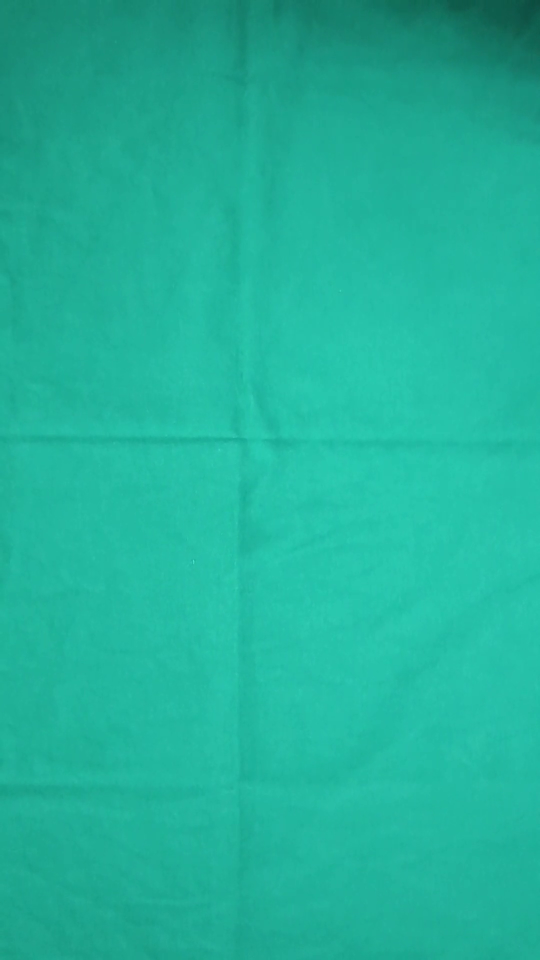
#> input picture frame 17 of video/teste.mp4, 1080 x 1920 px, given in place of video.mp4, which was not available (shown at 1/2 size)
$ python OpticalFlow.py
#> lines starting #> are read from the running program, lines starting #| are printed output that depends on the picture; pictures that were not available may be replaced by others from this repository, and a replacement may not be noted
import cv2
import numpy as np

cap = cv2.VideoCapture(r"video\video.mp4")
ret, frame1 = cap.read()
#> frame1 is the input picture: shape (1920, 1080, 3); mean B, G, R 154.7, 178.9, 33.5
prvs = cv2.cvtColor(frame1, cv2.COLOR_BGR2GRAY)
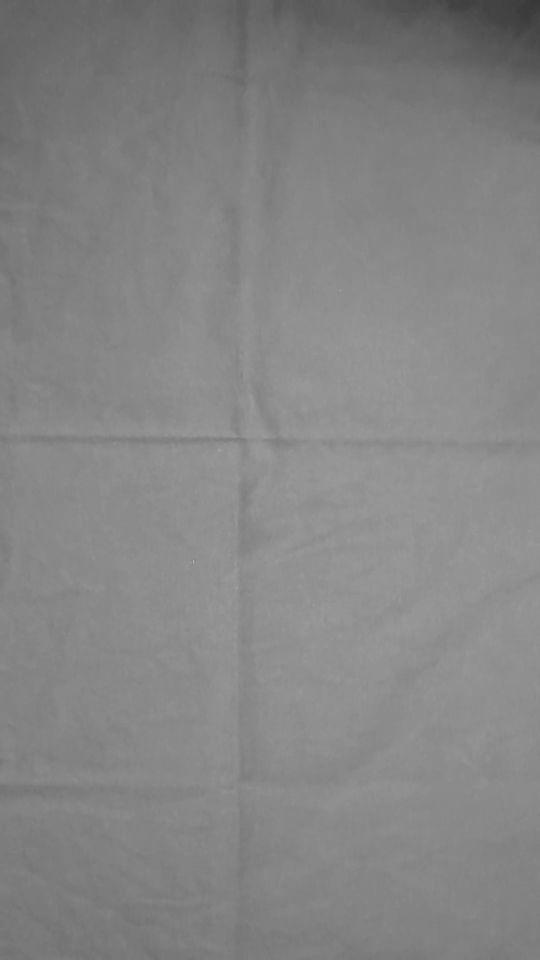
#> prvs: shape (1920, 1080) (shown at 1/2 size); min 54, max 188, mean 132.5

while cap.isOpened():
    ret, frame2 = cap.read()
    if not ret:
        break
    next = cv2.cvtColor(frame2, cv2.COLOR_BGR2GRAY)

    # Calcular o fluxo óptico usando o método de Farneback
    flow = cv2.calcOpticalFlowFarneback(prvs, next, None, 0.5, 3, 15, 3, 5, 1.2, 0)

    # Convertendo o fluxo para uma representação visual
    mag, ang = cv2.cartToPolar(flow[..., 0], flow[..., 1])
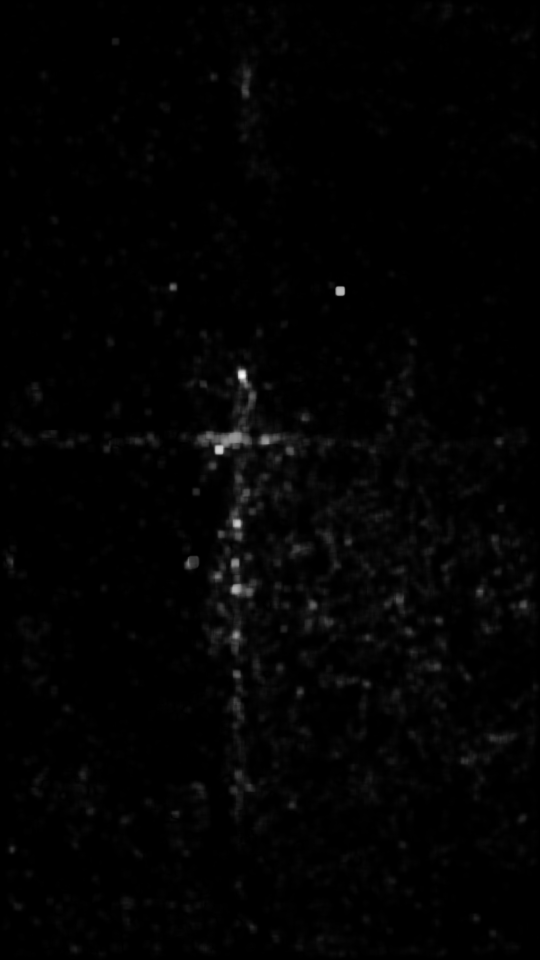
#> mag: shape (1920, 1080) float32 (shown at 1/2 size); min 2.85e-15, max 1.6, mean 0.0207; drawn with min black and max white
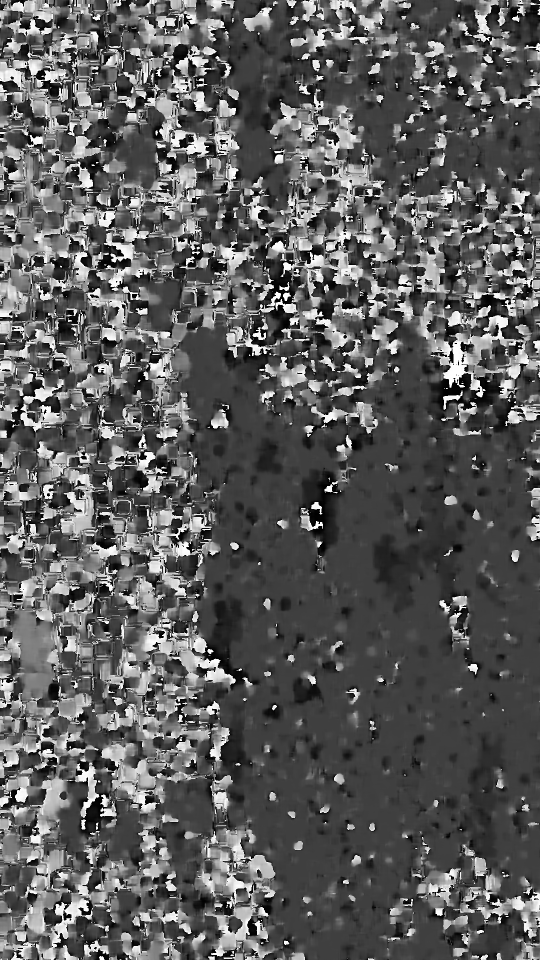
#> ang: shape (1920, 1080) float32 (shown at 1/2 size); min 1.01e-06, max 6.28, mean 2.28; drawn with min black and max white
    hsv = np.zeros_like(frame1)
    hsv[..., 1] = 255
    hsv[..., 0] = ang * 180 / np.pi / 2
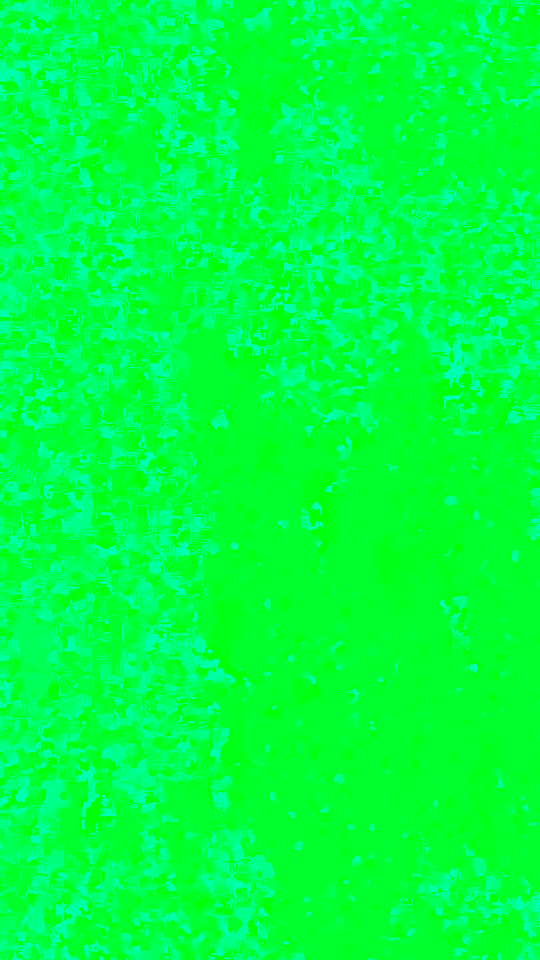
#> hsv: shape (1920, 1080, 3) (shown at 1/2 size); mean of channels 0, 1, 2 64.8, 255, 0; drawn as B, G, R
    hsv[..., 2] = cv2.normalize(mag, None, 0, 255, cv2.NORM_MINMAX)
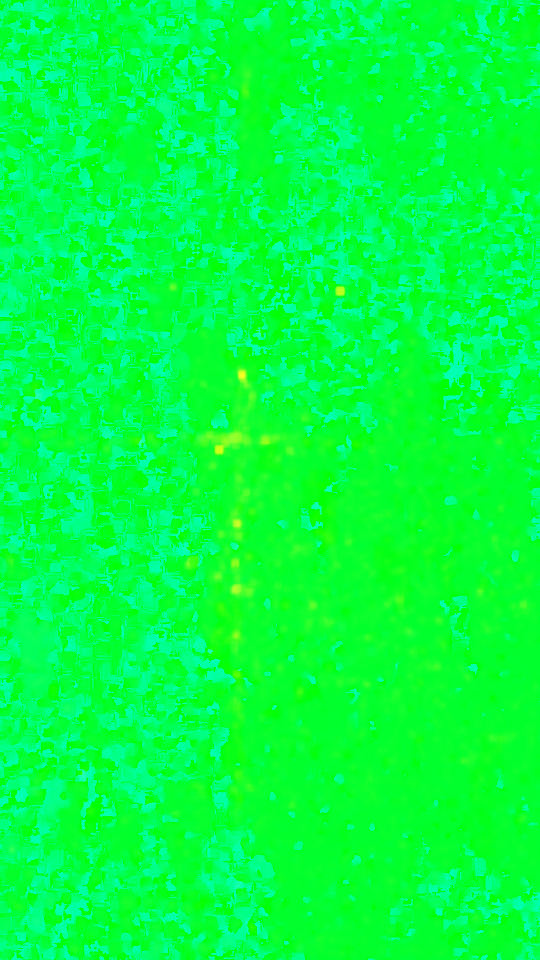
#> hsv: shape (1920, 1080, 3) (shown at 1/2 size); mean of channels 0, 1, 2 64.8, 255, 3; drawn as B, G, R
    rgb = cv2.cvtColor(hsv, cv2.COLOR_HSV2BGR)
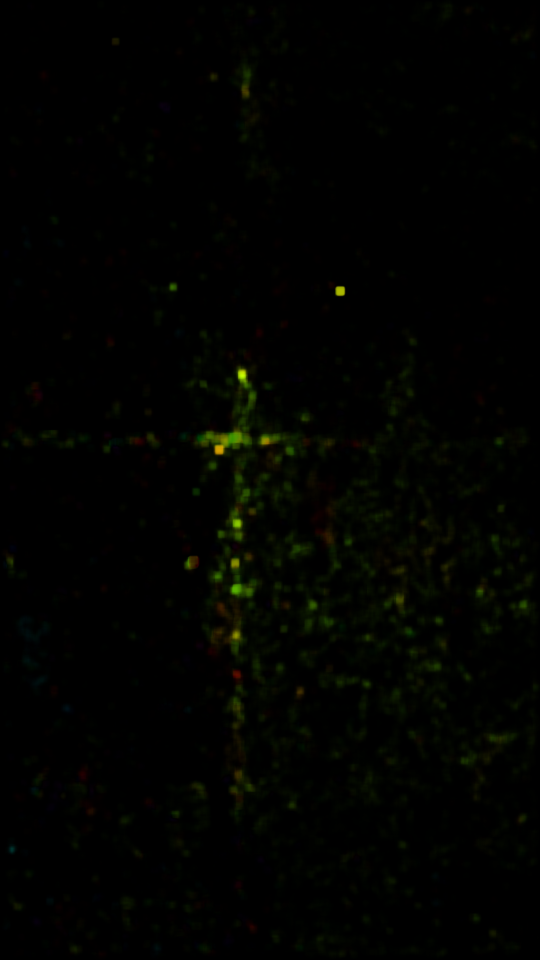
#> rgb: shape (1920, 1080, 3) (shown at 1/2 size); mean B, G, R 0.1, 2.7, 1.7

    cv2.imshow('Optical Flow', rgb)
    prvs = next

    if cv2.waitKey(30) & 0xFF == ord('q'):
#> (key q is pressed here)
        break

cap.release()
cv2.destroyAllWindows()

$ run again, starting later in the video
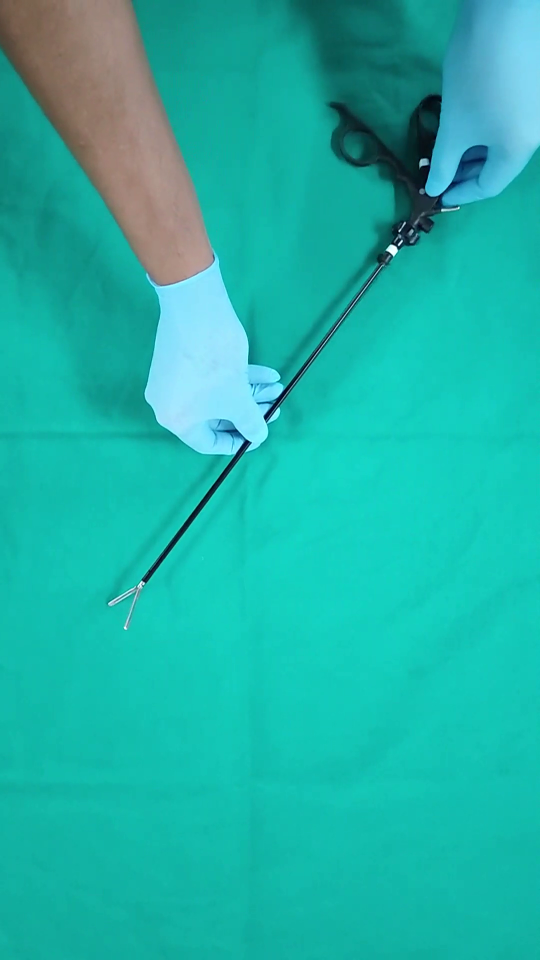
#> input picture frame 77 of video/teste.mp4, 1080 x 1920 px, given in place of video.mp4, which was not available (shown at 1/2 size)
#> frame1 is the input picture: shape (1920, 1080, 3); mean B, G, R 167.4, 178.9, 31.5
#> `hsv[..., 2] = cv2.normalize(mag, None, 0, 255, cv2.NORM_MINMAX)`:
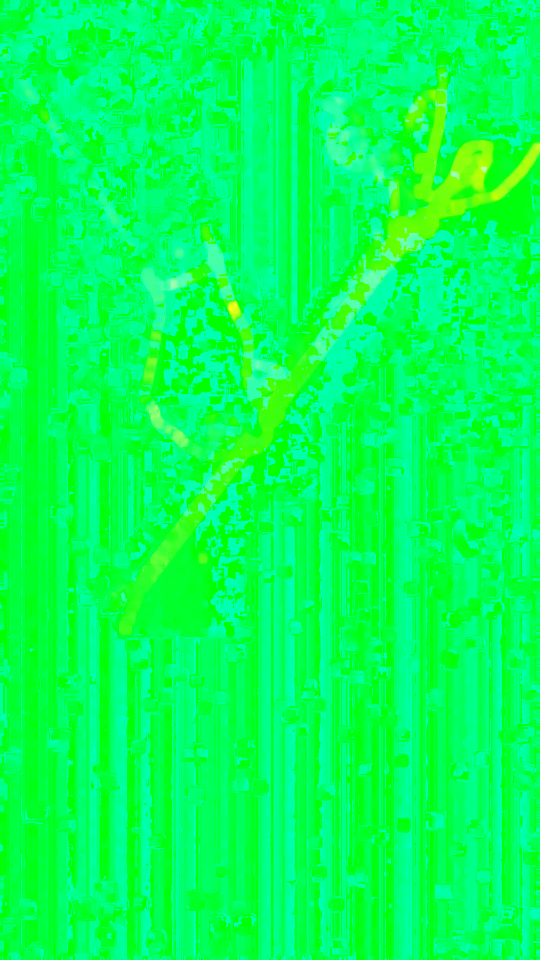
#> hsv: shape (1920, 1080, 3) (shown at 1/2 size); mean of channels 0, 1, 2 85.4, 255, 4.2; drawn as B, G, R
#> `rgb = cv2.cvtColor(hsv, cv2.COLOR_HSV2BGR)`:
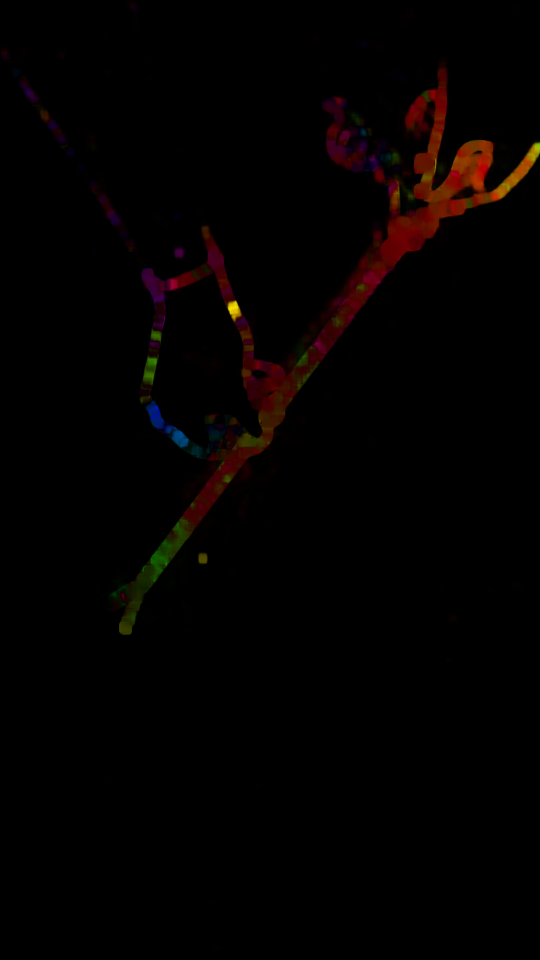
#> rgb: shape (1920, 1080, 3) (shown at 1/2 size); mean B, G, R 0.5, 1.1, 3.8

$ run again, starting later in the video
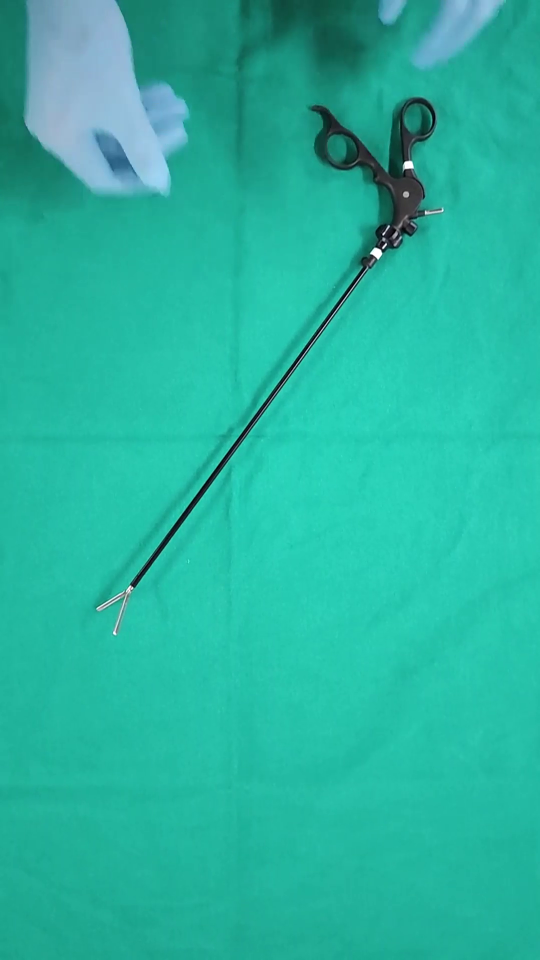
#> input picture frame 137 of video/teste.mp4, 1080 x 1920 px, given in place of video.mp4, which was not available (shown at 1/2 size)
#> frame1 is the input picture: shape (1920, 1080, 3); mean B, G, R 160.1, 180.6, 39.7
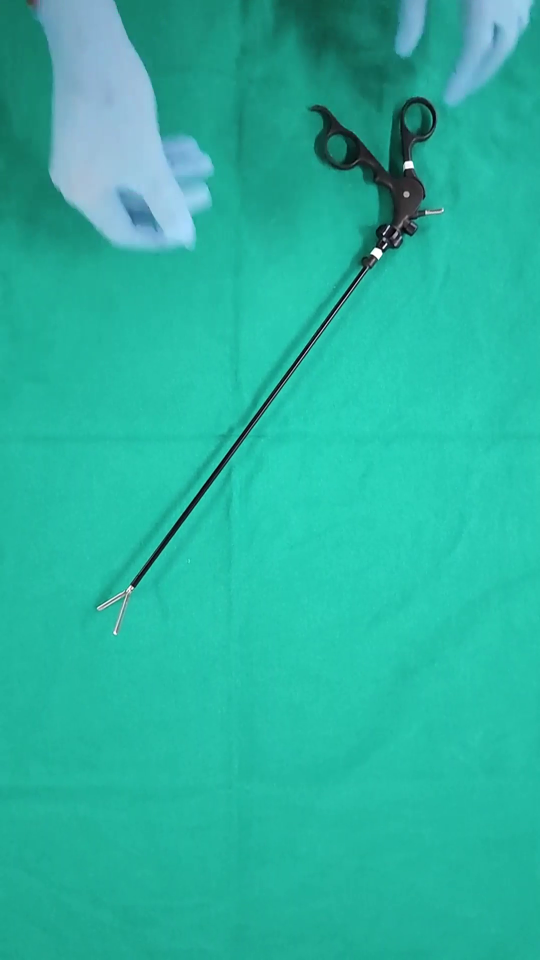
#> input picture frame 138 of video/teste.mp4, 1080 x 1920 px, given in place of video.mp4, which was not available (shown at 1/2 size)
#> frame2 is the input picture: shape (1920, 1080, 3); mean B, G, R 160.1, 180, 41.1
#> `hsv[..., 2] = cv2.normalize(mag, None, 0, 255, cv2.NORM_MINMAX)`:
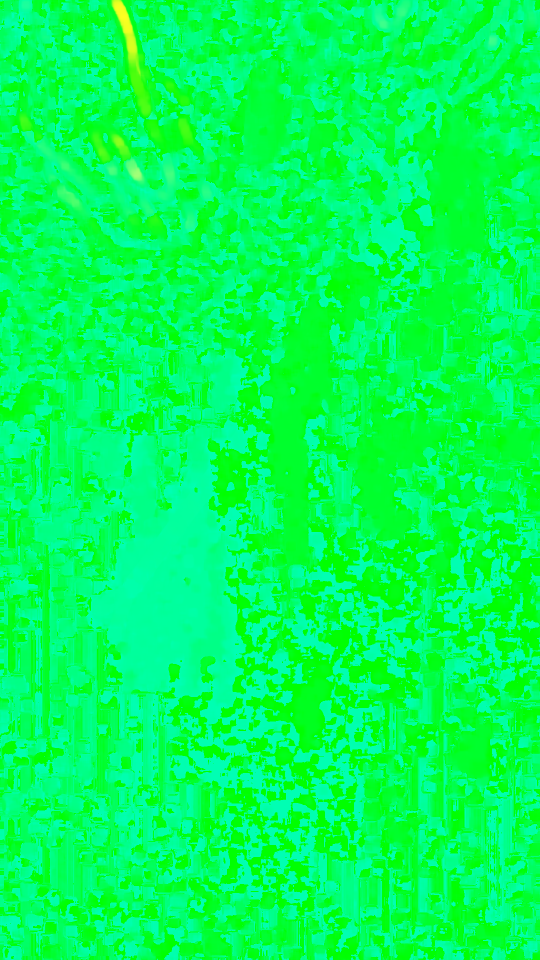
#> hsv: shape (1920, 1080, 3) (shown at 1/2 size); mean of channels 0, 1, 2 88.2, 255, 0.9; drawn as B, G, R
